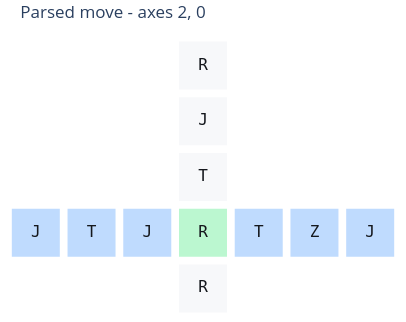
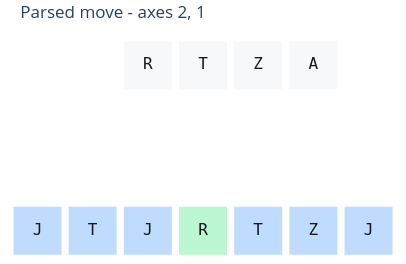

Source (notebook cell) for these figures, in order:
### Code cell
for figure in plot_llm_run_move(context, move_source="parsed"):
    display(figure)

### Figure 1 — Plotly figure (JSON) as saved in the notebook; plotly's stock layout.template omitted (floating-point values rounded to 4 significant figures)
{"data": [{"customdata": [[[-2, 0, 0], "0,1"], [[-1, 0, -3], ""], [[-1, 0, -2], ""], [[-1, 0, -1], ""], [[-1, 0, 0], "0"], [[-1, 0, 1], ""], [[-1, 0, 2], ""], [[-1, 0, 3], ""], [[0, 0, 0], "0,1"], [[1, 0, 0], "0"], [[2, 0, 0], "0"]], "hovertemplate": "coord=%{customdata[0]}<br>symbol=%{text}<br>axes=%{customdata[1]}<extra></extra>", "marker": {"color": ["#f7f8fa", "#bfdbfe", "#bfdbfe", "#bfdbfe", "#bbf7d0", "#bfdbfe", "#bfdbfe", "#bfdbfe", "#f7f8fa", "#f7f8fa", "#f7f8fa"], "line": {"color": "rgba(0, 0, 0, 0)", "width": 0}, "size": 48, "symbol": "square"}, "mode": "markers+text", "showlegend": false, "text": ["R", "J", "T", "J", "R", "T", "Z", "J", "T", "J", "R"], "textfont": {"color": "#15181d", "family": "DejaVu Sans Mono, Menlo, Consolas, monospace", "size": 16}, "textposition": "middle center", "type": "scatter", "x": [0, -3, -2, -1, 0, 1, 2, 3, 0, 0, 0], "y": [-2, -1, -1, -1, -1, -1, -1, -1, 0, 1, 2]}], "layout": {"dragmode": "pan", "height": 322, "margin": {"b": 4, "l": 4, "r": 4, "t": 36}, "paper_bgcolor": "white", "plot_bgcolor": "rgba(0, 0, 0, 0)", "showlegend": false, "title": {"text": "Parsed move - axes 2, 0"}, "width": 406, "xaxis": {"range": [-3.53, 3.53], "scaleanchor": "y", "scaleratio": 1, "showgrid": false, "showticklabels": false, "visible": false, "zeroline": false}, "yaxis": {"range": [-2.53, 2.53], "showgrid": false, "showticklabels": false, "visible": false, "zeroline": false}}}

### Figure 2 — Plotly figure (JSON) as saved in the notebook; plotly's stock layout.template omitted (floating-point values rounded to 4 significant figures)
{"data": [{"customdata": [[[-1, 0, -3], ""], [[-1, 0, -2], ""], [[-1, 0, -1], ""], [[-1, 0, 0], "0"], [[-1, 0, 1], ""], [[-1, 0, 2], ""], [[-1, 0, 3], ""], [[-1, 3, -1], "2"], [[-1, 3, 0], "0,2"], [[-1, 3, 1], "2"], [[-1, 3, 2], "2"]], "hovertemplate": "coord=%{customdata[0]}<br>symbol=%{text}<br>axes=%{customdata[1]}<extra></extra>", "marker": {"color": ["#bfdbfe", "#bfdbfe", "#bfdbfe", "#bbf7d0", "#bfdbfe", "#bfdbfe", "#bfdbfe", "#f7f8fa", "#f7f8fa", "#f7f8fa", "#f7f8fa"], "line": {"color": "rgba(0, 0, 0, 0)", "width": 0}, "size": 48, "symbol": "square"}, "mode": "markers+text", "showlegend": false, "text": ["J", "T", "J", "R", "T", "Z", "J", "R", "T", "Z", "A"], "textfont": {"color": "#15181d", "family": "DejaVu Sans Mono, Menlo, Consolas, monospace", "size": 16}, "textposition": "middle center", "type": "scatter", "x": [-3, -2, -1, 0, 1, 2, 3, -1, 0, 1, 2], "y": [0, 0, 0, 0, 0, 0, 0, 3, 3, 3, 3]}], "layout": {"dragmode": "pan", "height": 264, "margin": {"b": 4, "l": 4, "r": 4, "t": 36}, "paper_bgcolor": "white", "plot_bgcolor": "rgba(0, 0, 0, 0)", "showlegend": false, "title": {"text": "Parsed move - axes 2, 1"}, "width": 406, "xaxis": {"range": [-3.53, 3.53], "scaleanchor": "y", "scaleratio": 1, "showgrid": false, "showticklabels": false, "visible": false, "zeroline": false}, "yaxis": {"range": [-0.53, 3.53], "showgrid": false, "showticklabels": false, "visible": false, "zeroline": false}}}
